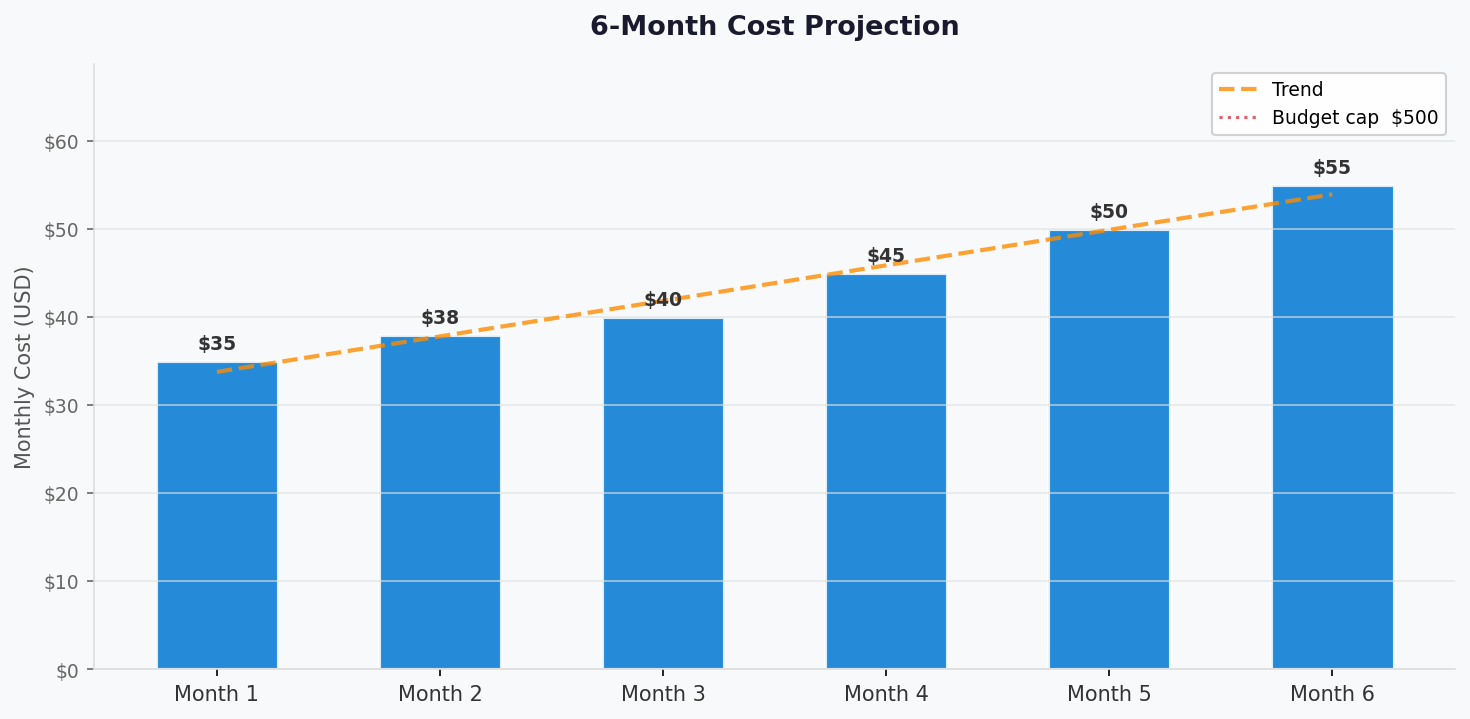

The script that saved this image:
import matplotlib.pyplot as plt
import matplotlib.ticker as mticker
import numpy as np

def generate_cost_projection_chart(
    months: list[str],
    costs: list[float],
    output_path: str = "03-des-cost-projection.png",
    budget_cap: float | None = None,
) -> None:
    fig, ax = plt.subplots(figsize=(10, 5))
    fig.patch.set_facecolor("#F8F9FA")
    ax.set_facecolor("#F8F9FA")

    x = np.arange(len(months))
    bar_color = "#0078D4"

    bars = ax.bar(x, costs, color=bar_color, alpha=0.85,
                  edgecolor="white", linewidth=1.5, width=0.55)

    for bar, cost in zip(bars, costs):
        ax.text(bar.get_x() + bar.get_width() / 2, bar.get_height() + max(costs) * 0.015,
                f"${cost:,.0f}", ha="center", va="bottom",
                fontsize=9, fontweight="bold", color="#333")

    z   = np.polyfit(x, costs, 1)
    p   = np.poly1d(z)
    x_smooth = np.linspace(0, len(months) - 1, 200)
    ax.plot(x_smooth, p(x_smooth), color="#FF8C00", linewidth=2,
            linestyle="--", alpha=0.8, label="Trend")

    if budget_cap is not None:
        ax.axhline(budget_cap, color="#DC3545", linewidth=1.5,
                   linestyle=":", alpha=0.8, label=f"Budget cap  ${budget_cap:,.0f}")

    ax.set_xticks(x)
    ax.set_xticklabels(months, fontsize=10, color="#333")
    ax.set_ylabel("Monthly Cost (USD)", fontsize=10, color="#555")
    ax.set_title("6-Month Cost Projection", fontsize=13, fontweight="bold",
                 color="#1A1A2E", pad=14)
    ax.yaxis.set_major_formatter(mticker.FuncFormatter(lambda v, _: f"${v:,.0f}"))
    ax.tick_params(axis="y", labelsize=9, colors="#666")
    ax.spines[["top", "right"]].set_visible(False)
    ax.spines[["left", "bottom"]].set_color("#DDD")
    ax.grid(axis="y", color="#E0E0E0", linewidth=0.8, alpha=0.7)
    ax.set_ylim(0, max(costs) * 1.25)

    ax.legend(fontsize=9, framealpha=0.9, edgecolor="#CCC")

    plt.tight_layout(pad=1.4)
    plt.savefig(output_path, dpi=150, bbox_inches="tight", facecolor=fig.get_facecolor())
    plt.close()
    print(f"Generated: {output_path}")


# Stable dev workload with gradual traffic increase months 4-6
months = ["Month 1", "Month 2", "Month 3", "Month 4", "Month 5", "Month 6"]
costs  = [35, 38, 40, 45, 50, 55]
generate_cost_projection_chart(
    months, costs,
    output_path="agent-output/terraform-e2e/03-des-cost-projection.png",
    budget_cap=500,
)
